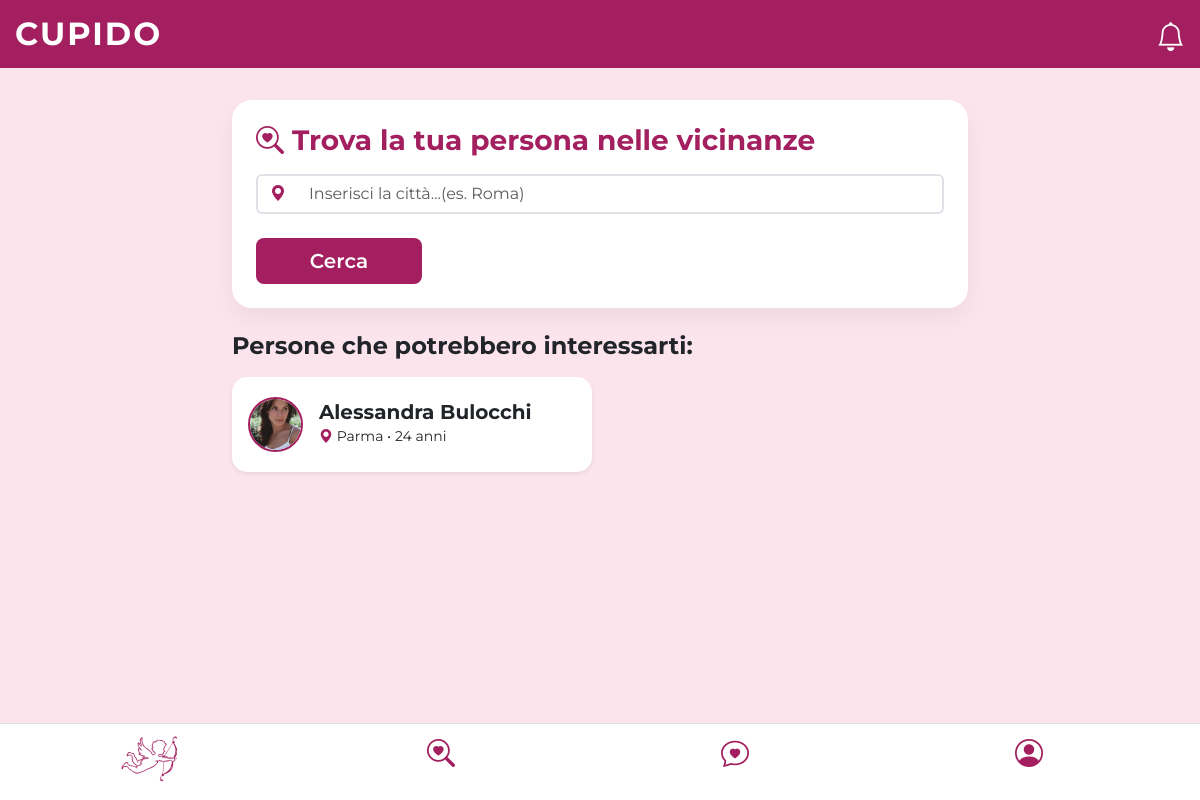
/cerca.php?citta=Parma (signed in), run on the app's committed database.
### tables this page shows
CREATE TABLE `datiregistrazione` (
  `id_utente` varchar(30) NOT NULL,
  `email` varchar(30) NOT NULL,
  `password` varchar(30) NOT NULL,
  `nome` varchar(30) NOT NULL,
  `cognome` varchar(30) NOT NULL,
  `sesso` varchar(10) DEFAULT NULL,
  `eta` int(2) NOT NULL,
  `citta` varchar(30) NOT NULL,
  `maxEta` int(2) DEFAULT NULL,
  `distanza` tinyint(1) DEFAULT NULL,
  `sessoP` varchar(30) DEFAULT NULL,
  `relazione` varchar(30) DEFAULT NULL
);

CREATE TABLE `foto_utenti` (
  `id_foto` int(11) NOT NULL,
  `id_utente` varchar(30) NOT NULL,
  `percorso` varchar(255) NOT NULL,
  `tipo` enum('profilo','galleria') NOT NULL,
  `caricata_il` timestamp NOT NULL DEFAULT current_timestamp()
);

### cerca.php (the view, shortened to what this page needs)
<!DOCTYPE html>
<html lang="en">
<?php
require __DIR__ . "/connessioneDB.php";
$id = $_SESSION['id_utente'];
$utenti_trovati = [];
$citta_cercata = isset($_GET['citta']) ? trim($_GET['citta']) : '';
if (!empty($citta_cercata)) {
    $stmt = $pdo->prepare("SELECT * FROM datiregistrazione WHERE citta LIKE :citta AND id_utente != :id");
    $stmt->execute([
        ':citta' => '%' . $citta_cercata . '%',
        ':id' => $id
    ]);
    $utenti_trovati = $stmt->fetchAll(PDO::FETCH_ASSOC);
} else {
    $stmt = $pdo->prepare("SELECT * FROM datiregistrazione WHERE id_utente != :id ORDER BY id_utente");
    $stmt->execute([':id' => $id]);
    $utenti_trovati = $stmt->fetchAll(PDO::FETCH_ASSOC);
}
?>
<!DOCTYPE html>
<html lang="it">
<head>
    <link href="https://cdn.jsdelivr.net/npm/bootstrap@5.3.2/dist/css/bootstrap.min.css" rel="stylesheet">
    <link rel="stylesheet" href="https://cdn.jsdelivr.net/npm/bootstrap-icons@1.11.1/font/bootstrap-icons.css">
</head>
<body>
<div class="cupido-header position-relative">
    <h2 class="fw-bold h2" style="letter-spacing: 2px; margin: 0;">CUPIDO</h2>
    <div class="notifiche-icon">
        <i class="bi bi-bell"></i>
    </div>
</div>
<div class="container">
    <div class="row justify-content-center">
        <div class="col-md-8">
            <div class="search-card p-4 mb-4">
                <h3 class="fw-bold mb-3" style="color: var(--primary-color);"><i class="bi bi-search-heart"></i> Trova la tua persona nelle vicinanze </h3>
                <form action="cerca.php" method="GET" class="row g-2">
                    <div class="mb-3 position-relative">
                    <div class="input-group">
                        <button type="button" id="btn-gps" class="btn rounded-pill-start border border-2 border-end-0 bg-white" title="Rileva posizione">
                            <i class="bi bi-geo-alt-fill bi-crosshairs" style="color: var(--primary-color);"></i>
                        </button>
                        <input type="text" id="citta" name="citta" class="form-control  border border-2 border-start-0 rounded-pill-end" placeholder="Inserisci la città...(es. Roma)" autocomplete="off" required>
                    </div>
                </div>
                <div class="col-3">
                        <button type="submit" class="btn btn-custom btn-lg w-100">Cerca</button>
                    </div>
                </form>
            </div>
            <h4 class="fw-bold mb-3 text-dark">Persone che potrebbero interessarti:</h4>
            <?php if (empty($utenti_trovati)): ?>
                <div class="alert alert-light text-center py-4 shadow-sm rounded-4">
                    <i class="bi bi-emoji-frown fs-2 text-muted"></i>
                    <p class="text-muted mt-2 mb-0">Nessun utente trovato con i filtri selezionati.</p>
                </div>
            <?php else: ?>
                <div class="row g-3">
                <?php foreach($utenti_trovati as $utente): ?>
                    <?php $sqlFotoAvatar = "SELECT percorso FROM foto_utenti
                    WHERE id_utente = :id_cercato AND tipo = 'profilo' LIMIT 1";
                    $stmtFotoAvatar = $pdo->prepare($sqlFotoAvatar);
                    $stmtFotoAvatar->execute([':id_cercato'=>$utente['id_utente']]);
                    $fotoAvatar = $stmtFotoAvatar->fetch();
                    ?>
                        <div class="col-12 col-sm-6">
                            <a href="profiloUtente.php?id=<?= urlencode($utente['id_utente']) ?>" class="text-decoration-none text-dark" >
                            <div class="card user-result-card p-3 shadow-sm h-100 w-100 d-flex flex-row align-items-center" style="cursor-pointer;">
                                <div class="d-flex align-items-center">
                                    <div class="me-3">
                                        <img src="<?= htmlspecialchars($fotoAvatar['percorso'] ?? 'default.jpg')?>" class="avatar">
                                    </div>
                                    <div class="flex-grow-1">
                                        <h5 class="fw-bold mb-0"><?= htmlspecialchars($utente['nome'] . " " . $utente['cognome']) ?></h5>
                                        <small class="me-3">
                                            <i class="bi bi-geo-alt-fill" style="color: var(--primary-color);"></i> <?= htmlspecialchars($utente['citta']) ?> • <?= htmlspecialchars($utente['eta']) ?> anni
                                        </small>
                                    </div>
                                </div>
                            </div>
                            </a>
                        </div>
                    <?php endforeach; ?>
                </div>
            <?php endif; ?>
        </div>
    </div>
</div>
<nav class="navbar fixed-bottom bg-white border-top">
    <div class="container-fluid">
        <div class="row text-center w-100">
            <div class="col">
                <a href="match.php" class="text-decoration-none text-dark">
                </a>
            </div>
            <div class="col">
                <a href="cerca.php" class="text-decoration-none text-dark">
                    <i class="bi bi-search-heart fs-3" style="color:#a31f5f;"></i>
                </a>
            </div>
            <div class="col">
                <a href="match.php" class="text-decoration-none text-dark">
                    <i class="bi bi-chat-heart fs-3" style="color:#a31f5f;"></i>
                </a>
            </div>
            <div class="col">
                <a href="profilo.php" class="text-decoration-none text-dark">
                    <i class="bi bi-person-circle fs-3" style="color:#a31f5f;"></i>
                </a>
            </div>
        </div>
    </div>
</nav>
</body>
</html>

### cerca.php (style rules this page uses)
:root { --primary-color: #a31f5f; --accent-color: #fce4ec; }
body { background-color: var(--accent-color); font-family: 'Montserrat', sans-serif; padding-bottom: 80px; }
.cupido-header { background: var(--primary-color); color: white; padding: 15px; font-size: 20px; position: relative; }
.notifiche-icon { position: absolute; right: 15px; top: 15px; font-size: 1.8rem; color: white; cursor: pointer; }
.search-card { background: white; border-radius: 20px; box-shadow: 0 10px 25px rgba(0,0,0,0.05); margin-top: 2rem; }
.user-result-card { background: white; border-radius: 15px; transition: transform 0.2s, box-shadow 0.2s; border: none; min-height: 95px; display: flex; align-items:center; }
.btn-custom { background-color: var(--primary-color); color: white; border: none; font-weight: 600; }
.avatar { width: 55px; height:55px; border:2px solid var(--primary-color); object-fit:cover; border-radius: 50%; }

### data on the page
datiregistrazione: foto_utenti.percorso (picture), nome+cognome "Alessandra Bulocchi", citta "Parma", eta "24"
